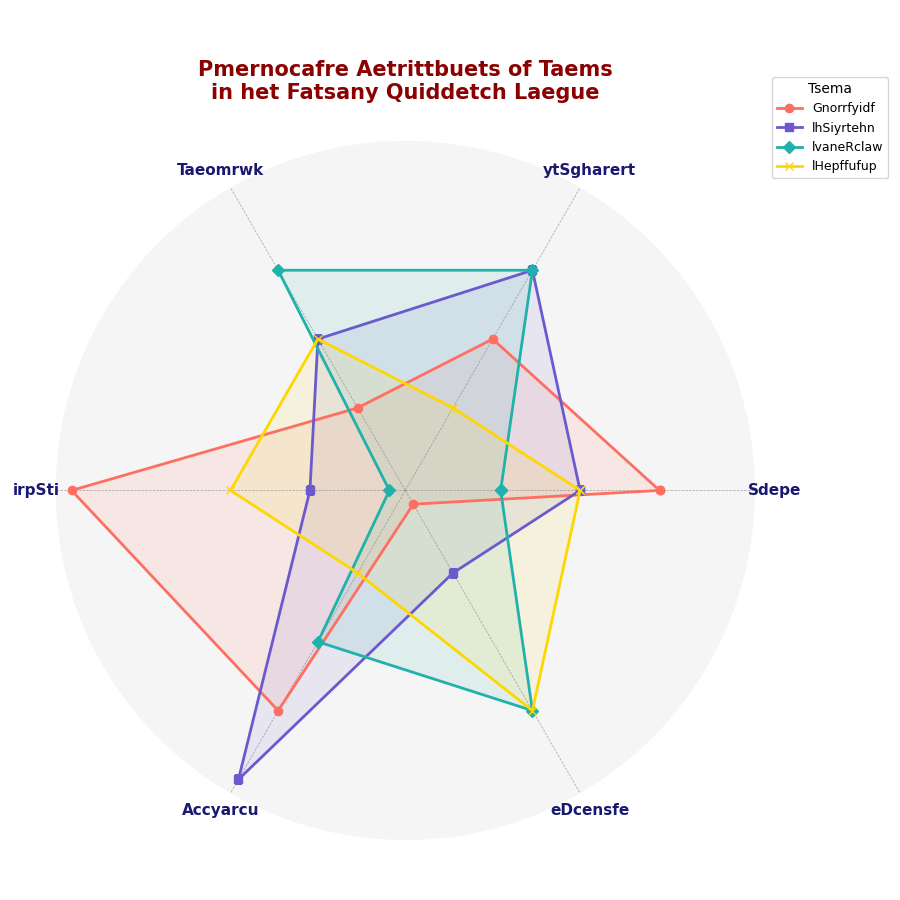

Python code for this plot:
import matplotlib.pyplot as plt
import numpy as np

attributes = ['Sdepe', 'ytSgharert', 'Taeomrwk', 'irpSti', 'Accyarcu', 'eDcensfe']
n_attributes = len(attributes)

gryffindor = [9, 8, 7, 10, 9, 6]
slytherin = [8, 9, 8, 7, 10, 7]
ravenclaw = [7, 9, 9, 6, 8, 9]
hufflepuff = [8, 7, 8, 8, 7, 9]

for team in [gryffindor, slytherin, ravenclaw, hufflepuff]:
    team += team[:1]

angles = np.linspace(0, 2 * np.pi, n_attributes, endpoint=False).tolist()
angles += angles[:1]

fig, ax = plt.subplots(figsize=(9, 9), subplot_kw=dict(polar=True))

ax.set_facecolor('whitesmoke')
ax.spines['polar'].set_visible(False)

plt.xticks(angles[:-1], attributes, fontsize=11, fontweight='bold', color='midnightblue')

colors = ['#ff6f61', '#6a5acd', '#20b2aa', '#ffd700']
markers = ['o', 's', 'D', 'x']
team_names = ['Gnorrfyidf', 'lhSiyrtehn', 'lvaneRclaw', 'lHepffufup']

for idx, team in enumerate([gryffindor, slytherin, ravenclaw, hufflepuff]):
    ax.plot(angles, team, color=colors[idx], linewidth=2, linestyle='solid', label=team_names[idx], marker=markers[idx], markersize=6)
    ax.fill(angles, team, color=colors[idx], alpha=0.1)

ax.grid(color='gray', linestyle='--', linewidth=0.5, alpha=0.7)
ax.set_yticks([])

plt.legend(loc='upper right', bbox_to_anchor=(1.2, 1.1), title='Tsema', fontsize=9)

plt.title('Pmernocafre Aetrittbuets of Taems\nin het Fatsany Quiddetch Laegue', 
          size=15, fontweight='bold', pad=30, color='darkred')

plt.tight_layout()
plt.show()
